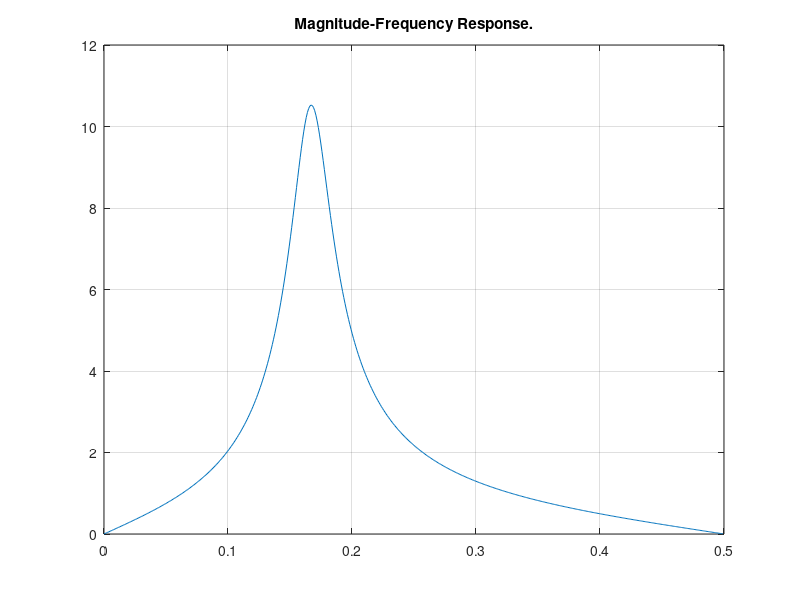

Write the MATLAB code that produced this figure.
clc

a = [1, 0, -1];
b = [1, -0.90, 0.81];
[H, w] = freqz(a, b);
plot(w/(2*pi), abs(H));
grid on
title('Magnitude-Frequency Response.');
H_max = max(abs(H));
H_dB = 0.707*H_max;
disp(H_max);
disp(H_dB);
